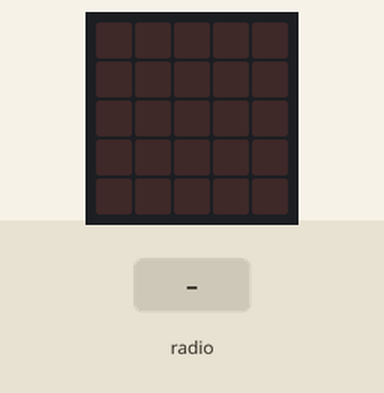
Bench run of a program on a simulated BBC micro:bit (MakeCode). Shown: the board's 5×5 LED display. The inputs (shaded band) are chosen by the test bench.

Above: at 1.2 s.
1.3 s: radio message "8" arrives
At 1.52 s:
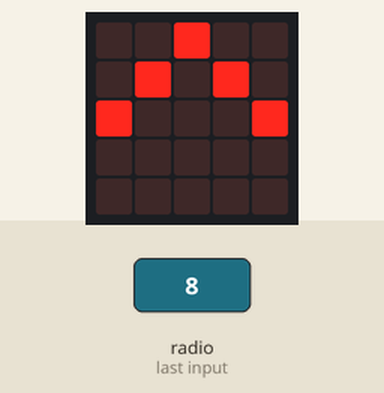
3.2 s: radio message "2" arrives
At 3.42 s:
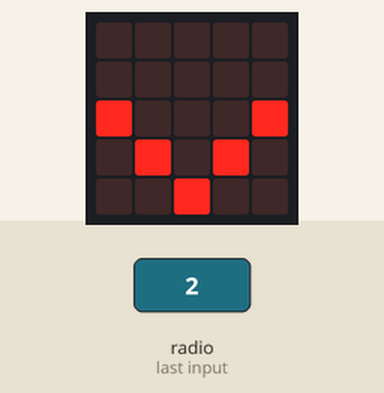
5.1 s: radio message "4" arrives
At 5.32 s:
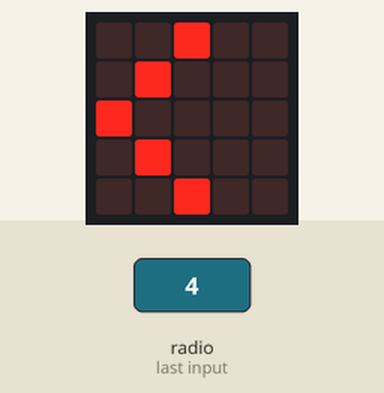
7.0 s: radio message "6" arrives
At 7.22 s:
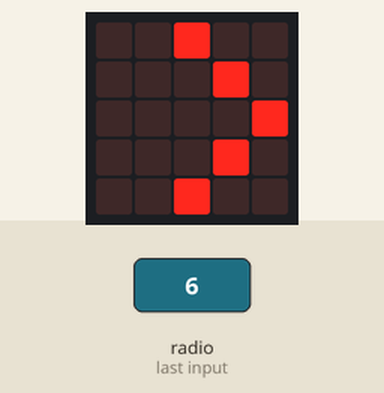
8.9 s: radio message "1" arrives
At 9.12 s:
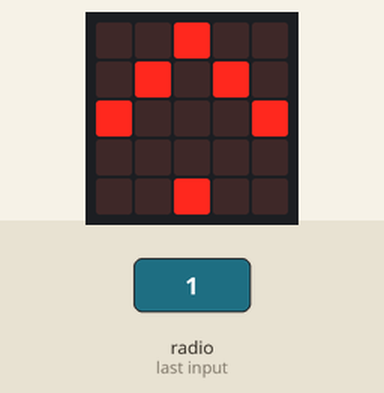
10.8 s: radio message "3" arrives
At 11.02 s:
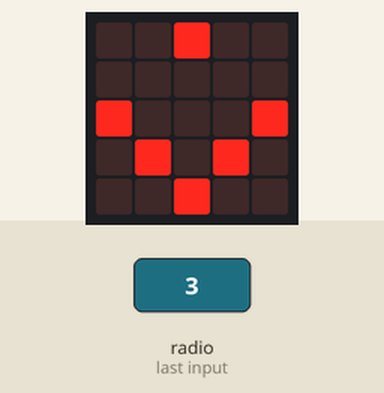
Timing chart, 0 to 13.7 s (numbered marks = the images above; inputs shaded):
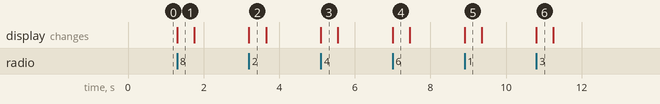

Measured:
- after the input at 1.3 s, the display: changes at once (image 1)
- after the input at 3.2 s, the display: changes at once (image 2)
- after the input at 5.1 s, the display: changes at once (image 3)
- after the input at 7.0 s, the display: changes at once (image 4)
- after the input at 8.9 s, the display: changes at once (image 5)
- after the input at 10.8 s, the display: changes at once (image 6)
- what the display in image 1 shows lasts 0.5 s, from 1.3 s to 1.8 s

The program:

main.ts
```typescript
// 8上升
// 2下降
// 4向左轉
// 6向右轉
// 1上升C
// 3下降E
// 7向左轉F
// 9向右轉D
// 0停止
//
radio.onReceivedNumber(function (receivedNumber) {
    if (receivedNumber == 8) {
        basic.showLeds(`
            . . # . .
            . # . # .
            # . . . #
            . . . . .
            . . . . .
            `)
        basic.pause(50)
        basic.clearScreen()
    }
    if (receivedNumber == 2) {
        basic.showLeds(`
            . . . . .
            . . . . .
            # . . . #
            . # . # .
            . . # . .
            `)
        basic.pause(50)
        basic.clearScreen()
    }
    if (receivedNumber == 4) {
        basic.showLeds(`
            . . # . .
            . # . . .
            # . . . .
            . # . . .
            . . # . .
            `)
        basic.pause(50)
        basic.clearScreen()
    }
    if (receivedNumber == 6) {
        basic.showLeds(`
            . . # . .
            . . . # .
            . . . . #
            . . . # .
            . . # . .
            `)
        basic.pause(50)
        basic.clearScreen()
    }
    if (receivedNumber == 1) {
        basic.showLeds(`
            . . # . .
            . # . # .
            # . . . #
            . . . . .
            . . # . .
            `)
        basic.pause(50)
        basic.clearScreen()
    }
    if (receivedNumber == 3) {
        basic.showLeds(`
            . . # . .
            . . . . .
            # . . . #
            . # . # .
            . . # . .
            `)
        basic.pause(50)
        basic.clearScreen()
    }
    if (receivedNumber == 7) {
        basic.showLeds(`
            . . # . .
            . . . # .
            # . . . #
            . . . # .
            . . # . .
            `)
        basic.pause(50)
        basic.clearScreen()
    }
    if (receivedNumber == 9) {
        basic.showLeds(`
            . . # . .
            . # . . .
            # . . . #
            . # . . .
            . . # . .
            `)
        basic.pause(50)
        basic.clearScreen()
    }
    if (receivedNumber == 0) {
        basic.showLeds(`
            . # # # .
            # # . . #
            # . # . #
            # . . # #
            . # # # .
            `)
        basic.pause(50)
        basic.clearScreen()
    }
})
radio.setGroup(1)
```

test.ts
```typescript
// 在這裡測試；當此封包作為擴充功能時，將不會編譯此內容。
```
